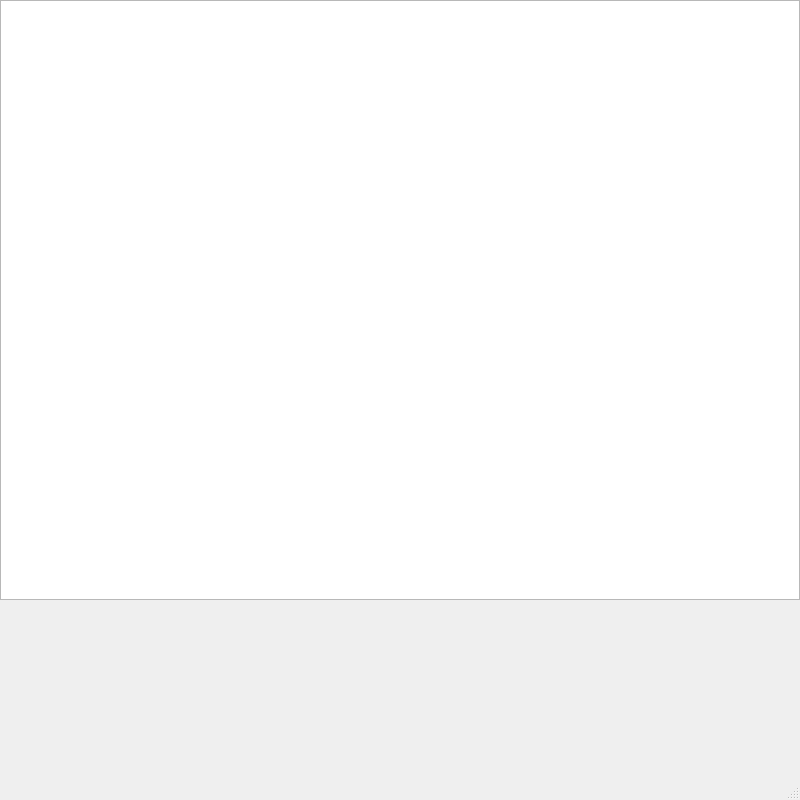
<?xml version="1.0" encoding="UTF-8"?>
<ui version="4.0">
 <class>MainWindow</class>
 <widget class="QMainWindow" name="MainWindow">
  <property name="geometry">
   <rect>
    <x>0</x>
    <y>0</y>
    <width>800</width>
    <height>800</height>
   </rect>
  </property>
  <property name="windowTitle">
   <string>MainWindow</string>
  </property>
  <widget class="QWidget" name="centralwidget">
   <widget class="QGraphicsView" name="gameView">
    <property name="geometry">
     <rect>
      <x>0</x>
      <y>0</y>
      <width>800</width>
      <height>600</height>
     </rect>
    </property>
   </widget>
  </widget>
  <widget class="QMenuBar" name="menubar">
   <property name="geometry">
    <rect>
     <x>0</x>
     <y>0</y>
     <width>800</width>
     <height>20</height>
    </rect>
   </property>
  </widget>
  <widget class="QStatusBar" name="statusbar"/>
 </widget>
 <resources/>
 <connections/>
</ui>
